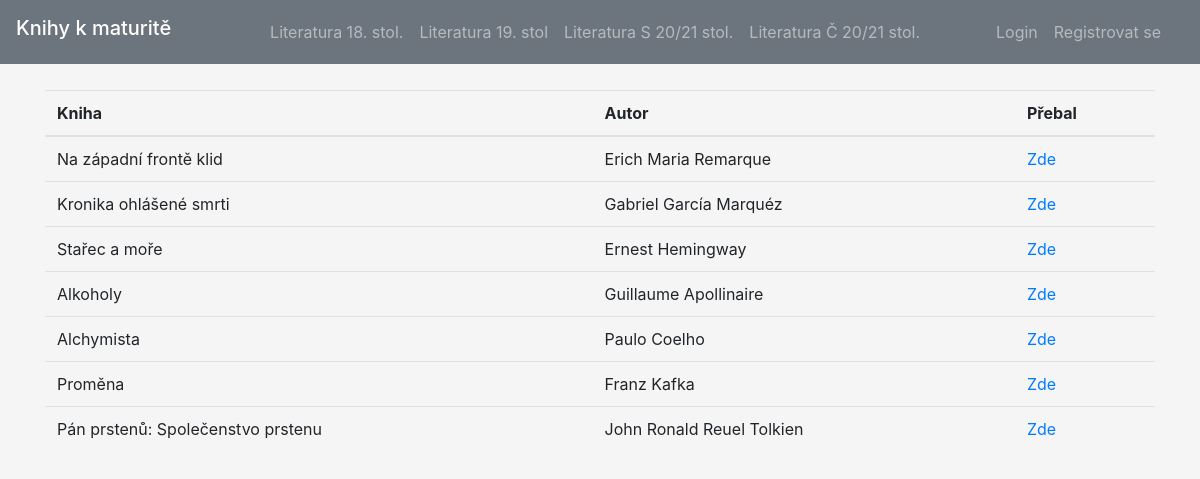
Screenshot of /stranka/3 with the database file from the repository.
### tables this page shows
CREATE TABLE `menu` (
  `idmenu` int(11) NOT NULL,
  `categorie` varchar(50) NOT NULL
);

CREATE TABLE `knihy` (
  `id_knihy` int(11) NOT NULL,
  `nazev_knihy` varchar(45) DEFAULT NULL,
  `prebal` varchar(120) DEFAULT NULL,
  `autor` varchar(45) DEFAULT NULL,
  `obdobi_idobdobi` int(11) NOT NULL
);

### application/controllers/Cetba_controller.php (called while the page is built, shortened)
<?php defined('BASEPATH') or exit('No direct script access allowed');
class Cetba_controller extends CI_Controller
{
    function  __construct()
    {
        $this->load->model('cetba_model');
        $this->load->library('session');
        $this->load->library('javascript');
        $this->load->library('form_validation');
        $this->load->library('email');
        $this->load->library(['ion_auth', 'form_validation']);
        $this->load->helper(['url', 'language']);
    }
    public function strankovani($id)
    {
        $data['knihy'] = $this->cetba_model->get_strana($id);
        $data['polozky'] = $this->cetba_model->get_menu_kategorie();
        $this->load->view('layout/hlava', $data);
        $this->load->view('content/strana');
        $this->load->view('layout/pata');
    }
}

### index.php (called while the page is built, shortened)
<?php
require_once BASEPATH.'core/CodeIgniter.php';

### application/models/Cetba_model.php (called while the page is built, shortened)
<?php
class Cetba_model extends CI_Model {
 public function get_strana($id){
        $sql = "SELECT * FROM knihy WHERE obdobi_idobdobi = ?";
        $result = $this->db->query($sql, array($id));
        return $result->result();
    }
    public function get_menu_kategorie(){
        $this->db->select('categorie, idmenu');
		$this->db->from('menu');
        $this->db->order_by('idmenu');
        $query = $this->db->get();
        return $query->result();
    }
}

### application/views/content/strana.php (the view)
<div class="container">
  <table class="table">
  <thead>
    <tr>
      <th scope="col">Kniha</th>
      <th scope="col">Autor</th>
      <th scope="col">Přebal</th>
    </tr>
  </thead>
  <tbody>
     <?php foreach($knihy as $k): ?>
      <tr>
            <td>
                <?php echo $k->nazev_knihy;?>
            </td>
            <td>
                <?php echo $k->autor; ?>
            </td>
            <td>
            <a href="<?php echo base_url("prebal/".$k->id_knihy);?>">Zde</a>
            </td>
    </tr>
  <?php endforeach; ?>
  </tbody>
</table>
</div>

### application/views/layout/hlava.php (shortened to what this page needs)
<head>
   <link rel="stylesheet" href="https://stackpath.bootstrapcdn.com/bootstrap/4.3.1/css/bootstrap.min.css">
</head>
<body style="padding-top: 90; background-color: whitesmoke">
   <nav class="navbar navbar-expand-lg navbar-dark bg-secondary fixed-top">
   <h1 class="navbar-brand">Knihy k maturitě</h1>
       <div class="container">
               <div class="collapse navbar-collapse" id="navbarResponsive">
               <?php if($this->session->userdata('logged_in')){ ?>
                   <ul class="navbar-nav ml-auto">
                       <?php foreach($polozky as $p): ?>
                       <li class="nav-item">
                           <a class="nav-link" href="<?php echo base_url("stranka/".$p->idmenu)?>"><?= $p->categorie ?><span class="sr-only">(current)</span></a>
                       </li>
                       <?php endforeach; ?>
                   </ul>
                   <ul class="navbar-nav ml-auto">
                   <li class="nav-item">
                   <a class="nav-link" href="<?php echo base_url("auth/logout")?>">Odhlásit se</a>
                       </li>
                       <li class="nav-item">
                   <a class="nav-link" href="<?php echo base_url("formular")?>">Přidat knížku</a>
                       </li>
                  <?php }else{ ?>
                   <ul class="navbar-nav ml-auto">
                       <?php foreach($polozky as $p): ?>
                       <li class="nav-item">
                           <a class="nav-link" href="<?php echo base_url("stranka/".$p->idmenu)?>"><?= $p->categorie ?><span class="sr-only">(current)</span></a>
                       </li>
                       <?php endforeach; ?>
                   </ul>
                   <ul class="navbar-nav ml-auto">
                   <li class="nav-item">
                   <a class="nav-link" href="<?php echo base_url("auth/login")?>">Login</a>
                       </li>
                       <li class="nav-item">
                   <a class="nav-link" href="<?php echo base_url("auth/create_user")?>">Registrovat se</a>
                       </li>
                   </ul>
               <?php }?>
               </div>
       </div>
   </nav>

### rows the page displays
menu: categorie "Literatura 18. stol."
menu: categorie "Literatura 19. stol"
menu: categorie "Literatura S 20/21 stol."
menu: categorie "Literatura Č 20/21 stol."
knihy: nazev_knihy "Na západní frontě klid", autor "Erich Maria Remarque"
knihy: nazev_knihy "Kronika ohlášené smrti", autor "Gabriel García Marquéz"
knihy: nazev_knihy "Stařec a moře", autor "Ernest Hemingway"
knihy: nazev_knihy "Alkoholy", autor "Guillaume Apollinaire"
knihy: nazev_knihy "Alchymista", autor "Paulo Coelho"
knihy: nazev_knihy "Proměna", autor "Franz Kafka"
knihy: nazev_knihy "Pán prstenů: Společenstvo prstenu", autor "John Ronald Reuel Tolkien"
